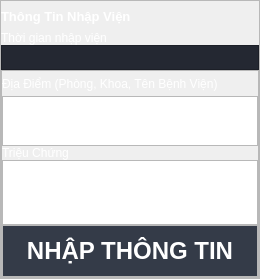
                  <widget class="QFrame" name="frame_HospitalizeInfor_inputMenu">
                   <property name="frameShape">
                    <enum>QFrame::StyledPanel</enum>
                   </property>
                   <property name="frameShadow">
                    <enum>QFrame::Raised</enum>
                   </property>
                   <layout class="QVBoxLayout" name="verticalLayout_9">
                    <property name="spacing">
                     <number>0</number>
                    </property>
                    <property name="leftMargin">
                     <number>0</number>
                    </property>
                    <property name="topMargin">
                     <number>0</number>
                    </property>
                    <property name="rightMargin">
                     <number>0</number>
                    </property>
                    <property name="bottomMargin">
                     <number>0</number>
                    </property>
                    <item>
                     <widget class="QLabel" name="label_HospitalizeInfor_inputMenu">
                      <property name="minimumSize">
                       <size>
                        <width>0</width>
                        <height>30</height>
                       </size>
                      </property>
                      <property name="maximumSize">
                       <size>
                        <width>16777215</width>
                        <height>40</height>
                       </size>
                      </property>
                      <property name="font">
                       <font>
                        <family>Segoe UI</family>
                        <pointsize>10</pointsize>
                        <weight>75</weight>
                        <bold>true</bold>
                       </font>
                      </property>
                      <property name="styleSheet">
                       <string notr="true">color: rgb(255, 255, 255);</string>
                      </property>
                      <property name="text">
                       <string>Thông Tin Nhập Viện</string>
                      </property>
                     </widget>
                    </item>
                    <item>
                     <widget class="QLabel" name="label_HospitalizeTime_inputMenu">
                      <property name="maximumSize">
                       <size>
                        <width>16777215</width>
                        <height>25</height>
                       </size>
                      </property>
                      <property name="font">
                       <font>
                        <family>Segoe UI</family>
                       </font>
                      </property>
                      <property name="styleSheet">
                       <string notr="true">color: rgb(255, 255, 255);</string>
                      </property>
                      <property name="text">
                       <string>Thời gian nhập viện</string>
                      </property>
                     </widget>
                    </item>
                    <item>
                     <widget class="QFrame" name="frame_HospitalizeTime_inputMenu">
                      <property name="minimumSize">
                       <size>
                        <width>0</width>
                        <height>25</height>
                       </size>
                      </property>
                      <property name="maximumSize">
                       <size>
                        <width>16777215</width>
                        <height>25</height>
                       </size>
                      </property>
                      <property name="styleSheet">
                       <string notr="true">background-color: rgb(36, 40, 50);</string>
                      </property>
                      <property name="frameShape">
                       <enum>QFrame::StyledPanel</enum>
                      </property>
                      <property name="frameShadow">
                       <enum>QFrame::Raised</enum>
                      </property>
                      <layout class="QHBoxLayout" name="horizontalLayout_8">
                       <property name="spacing">
                        <number>0</number>
                       </property>
                       <property name="leftMargin">
                        <number>0</number>
                       </property>
                       <property name="topMargin">
                        <number>0</number>
                       </property>
                       <property name="rightMargin">
                        <number>0</number>
                       </property>
                       <property name="bottomMargin">
                        <number>0</number>
                       </property>
                       <item>
                        <widget class="QLabel" name="label_HospitalizeTimeInfor_inputMenu">
                         <property name="font">
                          <font>
                           <family>Segoe UI</family>
                          </font>
                         </property>
                         <property name="styleSheet">
                          <string notr="true">color: rgb(255, 255, 255);</string>
                         </property>
                         <property name="text">
                          <string/>
                         </property>
                        </widget>
                       </item>
                       <item>
                        <widget class="QPushButton" name="btn_HospitalizeTime_inputMenu">
                         <property name="minimumSize">
                          <size>
                           <width>25</width>
                           <height>25</height>
                          </size>
                         </property>
                         <property name="maximumSize">
                          <size>
                           <width>25</width>
                           <height>25</height>
                          </size>
                         </property>
                         <property name="styleSheet">
                          <string notr="true">QPushButton {	
	border: none;
	background-color: transparent;
}
QPushButton:hover {
	background-color: rgb(52, 59, 72);
}
QPushButton:pressed {	
	background-color: rgb(85, 170, 255);
}</string>
                         </property>
                         <property name="text">
                          <string/>
                         </property>
                         <property name="icon">
                          <iconset resource="../9.07.2020 - design - mvp/demo_mvp/resource.qrc">
                           <normaloff>:/24x24/icons/24x24/cil-view-module.png</normaloff>:/24x24/icons/24x24/cil-view-module.png</iconset>
                         </property>
                        </widget>
                       </item>
                      </layout>
                     </widget>
                    </item>
                    <item>
                     <widget class="QFrame" name="frame_Location_inputMenu">
                      <property name="frameShape">
                       <enum>QFrame::StyledPanel</enum>
                      </property>
                      <property name="frameShadow">
                       <enum>QFrame::Raised</enum>
                      </property>
                      <layout class="QVBoxLayout" name="verticalLayout_10">
                       <property name="spacing">
                        <number>0</number>
                       </property>
                       <property name="leftMargin">
                        <number>0</number>
                       </property>
                       <property name="topMargin">
                        <number>0</number>
                       </property>
                       <property name="rightMargin">
                        <number>0</number>
                       </property>
                       <property name="bottomMargin">
                        <number>0</number>
                       </property>
                       <item>
                        <widget class="QLabel" name="label_HospitalizeLocation_inputMenu">
                         <property name="minimumSize">
                          <size>
                           <width>0</width>
                           <height>25</height>
                          </size>
                         </property>
                         <property name="maximumSize">
                          <size>
                           <width>16777215</width>
                           <height>25</height>
                          </size>
                         </property>
                         <property name="font">
                          <font>
                           <family>Segoe UI</family>
                          </font>
                         </property>
                         <property name="styleSheet">
                          <string notr="true">color: rgb(255, 255, 255);</string>
                         </property>
                         <property name="text">
                          <string>Địa Điểm (Phòng, Khoa, Tên Bệnh Viện)</string>
                         </property>
                        </widget>
                       </item>
                       <item>
                        <widget class="QTextEdit" name="textbox_HospitalizeLocation_inputMenu">
                         <property name="maximumSize">
                          <size>
                           <width>16777215</width>
                           <height>50</height>
                          </size>
                         </property>
                         <property name="styleSheet">
                          <string notr="true">color: rgb(255, 255, 255);</string>
                         </property>
                        </widget>
                       </item>
                       <item>
                        <widget class="QLabel" name="label_PreSymptom_inputMenu">
                         <property name="maximumSize">
                          <size>
                           <width>16777215</width>
                           <height>25</height>
                          </size>
                         </property>
                         <property name="font">
                          <font>
                           <family>Segoe UI</family>
                          </font>
                         </property>
                         <property name="styleSheet">
                          <string notr="true">color: rgb(255, 255, 255);</string>
                         </property>
                         <property name="text">
                          <string>Triệu Chứng</string>
                         </property>
                        </widget>
                       </item>
                       <item>
                        <widget class="QTextEdit" name="textbox_PreSymptom_inputMenu">
                         <property name="maximumSize">
                          <size>
                           <width>16777215</width>
                           <height>65</height>
                          </size>
                         </property>
                         <property name="styleSheet">
                          <string notr="true">color: rgb(255, 255, 255);</string>
                         </property>
                        </widget>
                       </item>
                       <item alignment="Qt::AlignBottom">
                        <widget class="QFrame" name="frame_EnterInfor_inputMenu">
                         <property name="minimumSize">
                          <size>
                           <width>100</width>
                           <height>40</height>
                          </size>
                         </property>
                         <property name="maximumSize">
                          <size>
                           <width>16777215</width>
                           <height>16777215</height>
                          </size>
                         </property>
                         <property name="font">
                          <font>
                           <family>Segoe UI</family>
                           <pointsize>14</pointsize>
                           <weight>75</weight>
                           <bold>true</bold>
                          </font>
                         </property>
                         <property name="styleSheet">
                          <string notr="true">border-color: rgb(255, 255, 255);
gridline-color: rgb(255, 255, 255);</string>
                         </property>
                         <property name="frameShape">
                          <enum>QFrame::StyledPanel</enum>
                         </property>
                         <property name="frameShadow">
                          <enum>QFrame::Raised</enum>
                         </property>
                         <layout class="QGridLayout" name="gridLayout">
                          <property name="leftMargin">
                           <number>0</number>
                          </property>
                          <property name="topMargin">
                           <number>0</number>
                          </property>
                          <property name="rightMargin">
                           <number>0</number>
                          </property>
                          <property name="bottomMargin">
                           <number>0</number>
                          </property>
                          <property name="spacing">
                           <number>0</number>
                          </property>
                          <item row="0" column="0">
                           <widget class="QPushButton" name="btn_EnterInfor_inputMenu">
                            <property name="minimumSize">
                             <size>
                              <width>0</width>
                              <height>50</height>
                             </size>
                            </property>
                            <property name="font">
                             <font>
                              <family>Segoe UI</family>
                              <pointsize>18</pointsize>
                              <weight>75</weight>
                              <bold>true</bold>
                             </font>
                            </property>
                            <property name="styleSheet">
                             <string notr="true">QPushButton {	
	border: none;
	
	color: rgb(255, 255, 255);
	background-color: rgb(52, 59, 72);
}
QPushButton:hover {
	background-color: rgb(52, 59, 72);
}
QPushButton:pressed {	
	background-color: rgb(85, 170, 255);
}</string>
                            </property>
                            <property name="text">
                             <string>NHẬP THÔNG TIN</string>
                            </property>
                            <property name="iconSize">
                             <size>
                              <width>50</width>
                              <height>35</height>
                             </size>
                            </property>
                           </widget>
                          </item>
                         </layout>
                        </widget>
                       </item>
                      </layout>
                     </widget>
                    </item>
                   </layout>
                  </widget>
